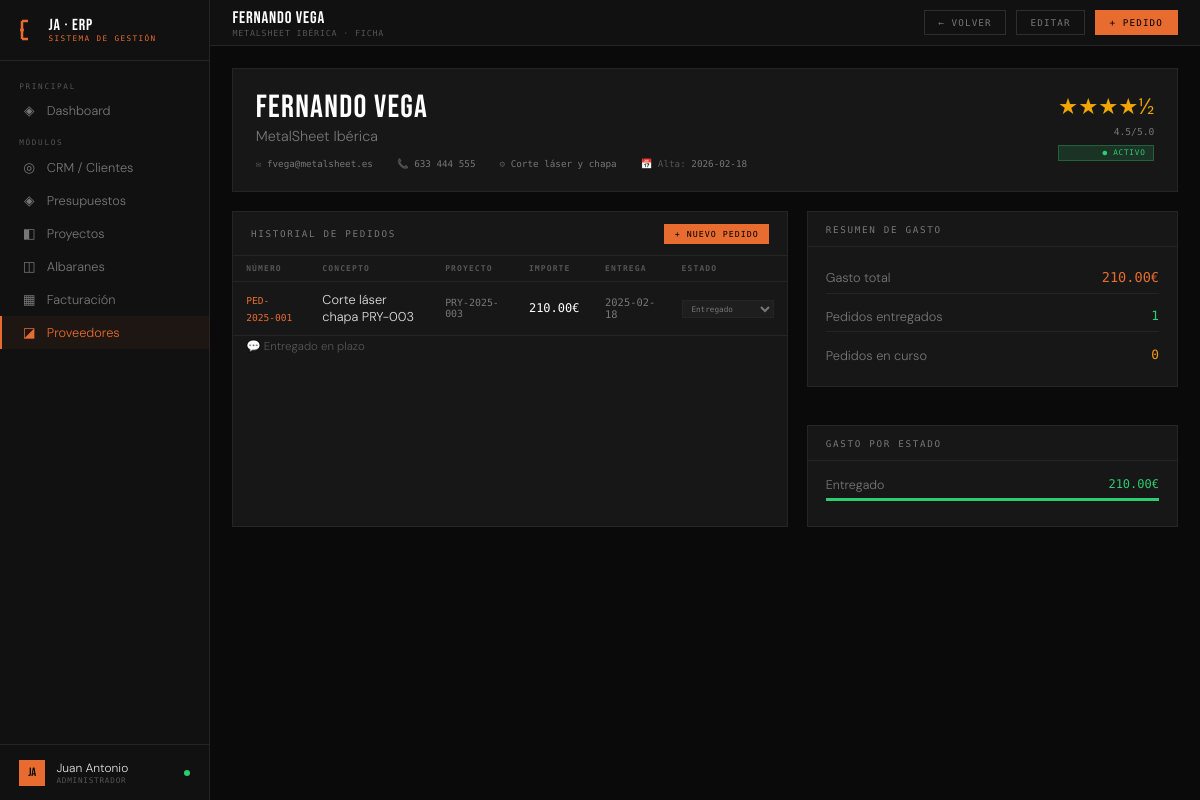
Screenshot of /proveedor/3 with the database file from the repository.
### tables this page shows
CREATE TABLE proveedores (
        id INTEGER PRIMARY KEY AUTOINCREMENT,
        nombre TEXT NOT NULL, empresa TEXT, email TEXT, telefono TEXT,
        especialidad TEXT, valoracion REAL DEFAULT 5.0,
        estado TEXT DEFAULT 'activo', notas TEXT,
        fecha_alta TEXT DEFAULT CURRENT_DATE);

CREATE TABLE pedidos_proveedor (
        id INTEGER PRIMARY KEY AUTOINCREMENT,
        proveedor_id INTEGER, proyecto_id INTEGER,
        numero TEXT UNIQUE, concepto TEXT,
        importe REAL DEFAULT 0, estado TEXT DEFAULT 'pendiente',
        fecha_pedido TEXT DEFAULT CURRENT_DATE, fecha_entrega_esperada TEXT,
        notas TEXT,
        FOREIGN KEY (proveedor_id) REFERENCES proveedores(id),
        FOREIGN KEY (proyecto_id) REFERENCES proyectos(id));

CREATE TABLE proyectos (
        id INTEGER PRIMARY KEY AUTOINCREMENT,
        cliente_id INTEGER, presupuesto_id INTEGER,
        referencia TEXT UNIQUE, nombre TEXT NOT NULL,
        servicio TEXT, estado TEXT DEFAULT 'en_diseno',
        progreso INTEGER DEFAULT 0,
        fecha_inicio TEXT, fecha_entrega TEXT,
        importe REAL DEFAULT 0,
        horas_estimadas REAL DEFAULT 0,
        notas TEXT,
        fecha_creacion TEXT DEFAULT CURRENT_DATE,
        FOREIGN KEY (cliente_id) REFERENCES clientes(id),
        FOREIGN KEY (presupuesto_id) REFERENCES presupuestos(id));

### app.py (the view)
@app.route('/proveedor/<int:id>')
def proveedor_detalle(id):
    conn = get_db()
    proveedor = conn.execute('SELECT * FROM proveedores WHERE id=?',(id,)).fetchone()
    pedidos = conn.execute('''SELECT pp.*, p.nombre as proyecto_nombre, p.referencia as proyecto_ref
        FROM pedidos_proveedor pp LEFT JOIN proyectos p ON p.id=pp.proyecto_id
        WHERE pp.proveedor_id=? ORDER BY pp.fecha_pedido DESC''',(id,)).fetchall()
    gasto_total = conn.execute('SELECT COALESCE(SUM(importe),0) FROM pedidos_proveedor WHERE proveedor_id=?',(id,)).fetchone()[0]
    proyectos = conn.execute("SELECT id,referencia,nombre FROM proyectos ORDER BY referencia DESC").fetchall()
    conn.close()
    return render_template('proveedor_detalle.html', proveedor=proveedor, pedidos=pedidos,
        gasto_total=gasto_total, proyectos=proyectos)

### app.py (called while the page is built)
def get_db():
    conn = sqlite3.connect(DB)
    conn.row_factory = sqlite3.Row
    return conn

@app.context_processor
def inject_globals():
    return {
        'today': date.today().isoformat(),
        'now': datetime.now().strftime('%b %Y'),
        'request': request,
    }

### templates/proveedor_detalle.html (shortened to what this page needs)
{% extends "base.html" %}
{% block topbar %}
<div><div class="topbar-title">{{ proveedor.nombre|upper }}</div><div class="topbar-sub">{{ proveedor.empresa or 'Proveedor' }} · Ficha</div></div>
<div class="topbar-right">
  <a href="/proveedores" class="btn">← Volver</a>
  <button class="btn" onclick="document.getElementById('modal-editar').style.display='flex'">Editar</button>
  <button class="btn btn-primary" onclick="document.getElementById('modal-pedido').style.display='flex'">+ Pedido</button>
</div>
{% endblock %}
{% block content %}
<div class="detail-header">
  <div>
    <div class="detail-name">{{ proveedor.nombre }}</div>
    <div class="detail-company">{{ proveedor.empresa or '' }}</div>
    <div class="detail-meta">
      {% if proveedor.email %}<div class="detail-meta-item">✉ <span>{{ proveedor.email }}</span></div>{% endif %}
      {% if proveedor.telefono %}<div class="detail-meta-item">📞 <span>{{ proveedor.telefono }}</span></div>{% endif %}
      {% if proveedor.especialidad %}<div class="detail-meta-item">⚙ <span>{{ proveedor.especialidad }}</span></div>{% endif %}
      <div class="detail-meta-item">📅 Alta: <span>{{ proveedor.fecha_alta }}</span></div>
    </div>
  </div>
  <div style="text-align:right">
    <div style="color:var(--accent2);font-size:1.4rem;margin-bottom:.3rem">
      {% for i in range(proveedor.valoracion|int) %}★{% endfor %}{% if proveedor.valoracion % 1 >= 0.5 %}½{% endif %}
    </div>
    <div style="font-family:var(--mono);font-size:.6rem;color:var(--muted2)">{{ proveedor.valoracion }}/5.0</div>
    {% if proveedor.estado == 'activo' %}<span class="badge badge-green" style="margin-top:.5rem;display:block">● Activo</span>
    {% elif proveedor.estado == 'ocasional' %}<span class="badge badge-yellow" style="margin-top:.5rem;display:block">● Ocasional</span>
    {% else %}<span class="badge badge-muted" style="margin-top:.5rem;display:block">● Inactivo</span>{% endif %}
  </div>
</div>
<div class="grid-60-40">
  <div class="panel">
    <div class="panel-header">
      <span class="panel-title">Historial de pedidos</span>
      <button class="btn btn-sm btn-primary" onclick="document.getElementById('modal-pedido').style.display='flex'">+ Nuevo pedido</button>
    </div>
    {% if pedidos %}
    <table class="table">
      <thead><tr><th>Número</th><th>Concepto</th><th>Proyecto</th><th>Importe</th><th>Entrega</th><th>Estado</th></tr></thead>
      <tbody>
        {% for p in pedidos %}
        <tr>
          <td><span style="font-family:var(--mono);font-size:.6rem;color:var(--accent)">{{ p.numero }}</span></td>
          <td style="font-size:.8rem">{{ p.concepto }}</td>
          <td style="font-family:var(--mono);font-size:.62rem;color:var(--muted2)">{{ p.proyecto_ref or '—' }}</td>
          <td style="font-family:var(--mono);font-size:.75rem;color:#fff">{{ "%.2f"|format(p.importe) }}€</td>
          <td style="font-family:var(--mono);font-size:.65rem;color:var(--muted2)">{{ p.fecha_entrega_esperada or '—' }}</td>
          <td>
            <select onchange="cambiarEstadoPedido({{ p.id }}, this.value)"
              style="background:var(--card);border:1px solid var(--border);color:var(--muted2);font-family:var(--mono);font-size:.48rem;padding:.15rem .3rem;outline:none">
              {% for s in [('pendiente','Pendiente'),('en_produccion','En producción'),('en_transito','En tránsito'),('entregado','Entregado'),('cancelado','Cancelado')] %}
              <option value="{{ s[0] }}" {% if p.estado==s[0] %}selected{% endif %}>{{ s[1] }}</option>
              {% endfor %}
            </select>
          </td>
        </tr>
        {% if p.notas %}<tr><td colspan="6" style="padding:.2rem .8rem .5rem;font-size:.72rem;color:var(--muted)">💬 {{ p.notas }}</td></tr>{% endif %}
        {% endfor %}
      </tbody>
    </table>
    {% else %}
    <div class="empty">Sin pedidos registrados todavía</div>
    {% endif %}
  </div>
  <div style="display:flex;flex-direction:column;gap:1.2rem">
    <div class="panel">
      <div class="panel-header"><span class="panel-title">Resumen de gasto</span></div>
      <div class="panel-body">
        {% set entregados = pedidos|selectattr('estado','equalto','entregado')|list %}
        {% set en_curso = pedidos|rejectattr('estado','equalto','entregado')|rejectattr('estado','equalto','cancelado')|list %}
        <div style="display:flex;flex-direction:column;gap:.5rem">
          <div style="display:flex;justify-content:space-between;padding:.4rem 0;border-bottom:1px solid var(--border)">
            <span style="font-size:.8rem;color:var(--muted2)">Gasto total</span>
            <span style="font-family:var(--mono);font-size:.85rem;color:var(--accent)">{{ "%.2f"|format(gasto_total) }}€</span>
          </div>
          <div style="display:flex;justify-content:space-between;padding:.4rem 0;border-bottom:1px solid var(--border)">
            <span style="font-size:.8rem;color:var(--muted2)">Pedidos entregados</span>
            <span style="font-family:var(--mono);font-size:.8rem;color:var(--green)">{{ entregados|length }}</span>
          </div>
          <div style="display:flex;justify-content:space-between;padding:.4rem 0">
            <span style="font-size:.8rem;color:var(--muted2)">Pedidos en curso</span>
            <span style="font-family:var(--mono);font-size:.8rem;color:var(--yellow)">{{ en_curso|length }}</span>
          </div>
        </div>
      </div>
    </div>
    <div class="panel">
      <div class="panel-header"><span class="panel-title">Gasto por estado</span></div>
      <div class="panel-body">
        {% set estados_col = [('entregado','var(--green)'),('en_produccion','var(--blue)'),('en_transito','var(--yellow)'),('pendiente','var(--muted2)')] %}
        {% for estado, color in estados_col %}
          {% set items = pedidos|selectattr('estado','equalto',estado)|list %}
          {% if items %}
          {% set subtotal = items|sum(attribute='importe') %}
          <div style="margin-bottom:.6rem">
            <div style="display:flex;justify-content:space-between;margin-bottom:.3rem">
              <span style="font-size:.78rem;color:var(--muted2)">{{ estado|replace('_',' ')|title }}</span>
              <span style="font-family:var(--mono);font-size:.75rem;color:{{ color }}">{{ "%.2f"|format(subtotal) }}€</span>
            </div>
            {% if gasto_total > 0 %}
            <div style="background:var(--border);height:3px"><div style="height:3px;background:{{ color }};width:{{ ((subtotal/gasto_total)*100)|int }}%"></div></div>
            {% endif %}
          </div>
          {% endif %}
        {% endfor %}
      </div>
    </div>
  </div>
</div>
{% endblock %}

### templates/base.html (style rules this page uses)
:root { --bg:#0a0a0a;--surface:#111;--panel:#171717;--card:#1e1e1e; --border:#252525;--border2:#2e2e2e; --accent:#e86c2f;--accent2:#f0a500; --green:#2ecc71;--red:#e74c3c;--blue:#3498db;--yellow:#f39c12; --text:#e0e0e0;--muted:#555;--muted2:#777; --mono:'Share Tech Mono',monospace;--display:'Bebas Neue',sans-serif;--body:'DM Sans',sans-serif; }
*,*::before,*::after { box-sizing:border-box;margin:0;padding:0; }
html,body { height:100%;overflow:hidden; }
body { background:var(--bg);color:var(--text);font-family:var(--body);font-weight:300;display:flex; }
.topbar-title { font-family:var(--display);font-size:1.05rem;letter-spacing:.05em;color:#fff; }
.topbar-sub { font-family:var(--mono);font-size:.52rem;color:var(--muted);letter-spacing:.1em;text-transform:uppercase; }
.topbar-right { margin-left:auto;display:flex;align-items:center;gap:.6rem; }
.btn { font-family:var(--mono);font-size:.58rem;letter-spacing:.12em;text-transform:uppercase;padding:.38rem .85rem;border:1px solid var(--border2);background:transparent;color:var(--muted2);cursor:pointer;transition:all .15s;text-decoration:none;display:inline-block; }
.btn-primary { background:var(--accent);border-color:var(--accent);color:#000; }
.btn-sm { padding:.25rem .6rem;font-size:.52rem; }
.panel { background:var(--panel);border:1px solid var(--border);margin-bottom:1.2rem; }
.panel-header { padding:.7rem 1.1rem;border-bottom:1px solid var(--border);display:flex;align-items:center;justify-content:space-between;gap:1rem; }
.panel-title { font-family:var(--mono);font-size:.58rem;letter-spacing:.18em;text-transform:uppercase;color:var(--muted2); }
.panel-body { padding:1rem 1.1rem; }
.table { width:100%;border-collapse:collapse; }
.table th { font-family:var(--mono);font-size:.5rem;letter-spacing:.14em;text-transform:uppercase;color:var(--muted);padding:.5rem .8rem;text-align:left;border-bottom:1px solid var(--border); }
.table td { padding:.6rem .8rem;font-size:.8rem;color:var(--text);border-bottom:1px solid var(--border); }
.table tr:last-child td { border-bottom:none; }
.badge { font-family:var(--mono);font-size:.48rem;letter-spacing:.1em;text-transform:uppercase;padding:.18rem .48rem;display:inline-block; }
.badge-green { background:rgba(46,204,113,.15);color:var(--green);border:1px solid rgba(46,204,113,.3); }
.grid-60-40 { display:grid;grid-template-columns:1.5fr 1fr;gap:1.2rem; }
.detail-header { background:var(--panel);border:1px solid var(--border);padding:1.4rem;margin-bottom:1.2rem;display:flex;align-items:flex-start;justify-content:space-between;gap:1rem; }
.detail-name { font-family:var(--display);font-size:2rem;letter-spacing:.04em;color:#fff;line-height:1; }
.detail-company { font-size:.9rem;color:var(--muted2);margin-top:.2rem; }
.detail-meta { display:flex;gap:1.5rem;margin-top:.8rem;flex-wrap:wrap; }
.detail-meta-item { font-family:var(--mono);font-size:.58rem;color:var(--muted); }
.detail-meta-item span { color:var(--muted2); }

### rows the page displays
proveedores: nombre "FERNANDO VEGA", empresa "METALSHEET IBÉRICA", nombre "Fernando Vega", empresa "MetalSheet Ibérica", email "fvega@metalsheet.es", telefono "633 444 555", especialidad "Corte láser y chapa", fecha_alta "2026-02-18", valoracion "4.5"
pedidos_proveedor: numero "PED-2025-001", concepto "Corte láser chapa PRY-003", referencia "PRY-2025-003", importe "210.00", fecha_entrega_esperada "2025-02-18", estado+id "Entregado", notas "Entregado en plazo", estado "Entregado", {{ ((subtotal/gasto_total)*100)|int }} 100 (drawn)

### other values shown
{{ "%.2f"|format(gasto_total) }} "210.00"
{{ entregados|length }} "1"
{{ en_curso|length }} "0"
